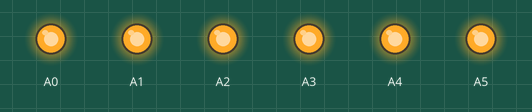
Bench run of a sketch on a simulated Arduino Nano, built with avr-gcc and run on an emulated ATmega328P. On the bench: output pins drawn as LEDs (lit = HIGH).

Above: at 0.5 s.
At 3.5 s:
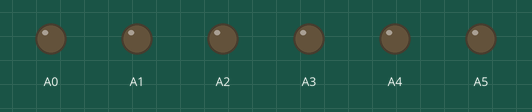
Timing chart, 0 to 4.6 s (numbered marks = the images above):
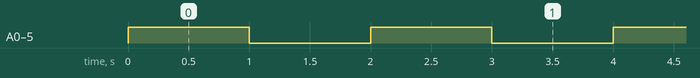

The sketch:

sketch_sep16b.ino
```cpp
void setup() {
  pinMode(A0, OUTPUT);
  pinMode(A1, OUTPUT);
  pinMode(A2, OUTPUT);
  pinMode(A3, OUTPUT);
  pinMode(A4, OUTPUT);
  pinMode(A5, OUTPUT);
  pinMode(A6, OUTPUT);
  pinMode(A7, OUTPUT);
}

void loop() {
  digitalWrite(A0, HIGH);
  digitalWrite(A1, HIGH);
  digitalWrite(A2, HIGH);
  digitalWrite(A3, HIGH);
  digitalWrite(A4, HIGH);
  digitalWrite(A5, HIGH);
  digitalWrite(A6, HIGH); // Damn.
  digitalWrite(A7, HIGH); // Damn.
  delay(1000);
  digitalWrite(A0, LOW);
  digitalWrite(A1, LOW);
  digitalWrite(A2, LOW);
  digitalWrite(A3, LOW);
  digitalWrite(A4, LOW);
  digitalWrite(A5, LOW);
  digitalWrite(A6, LOW);
  digitalWrite(A7, LOW);
  delay(1000);
}
```

Measured:
- by itself, A0–5: alternates HIGH for 1.0 s and LOW for 1.0 s
